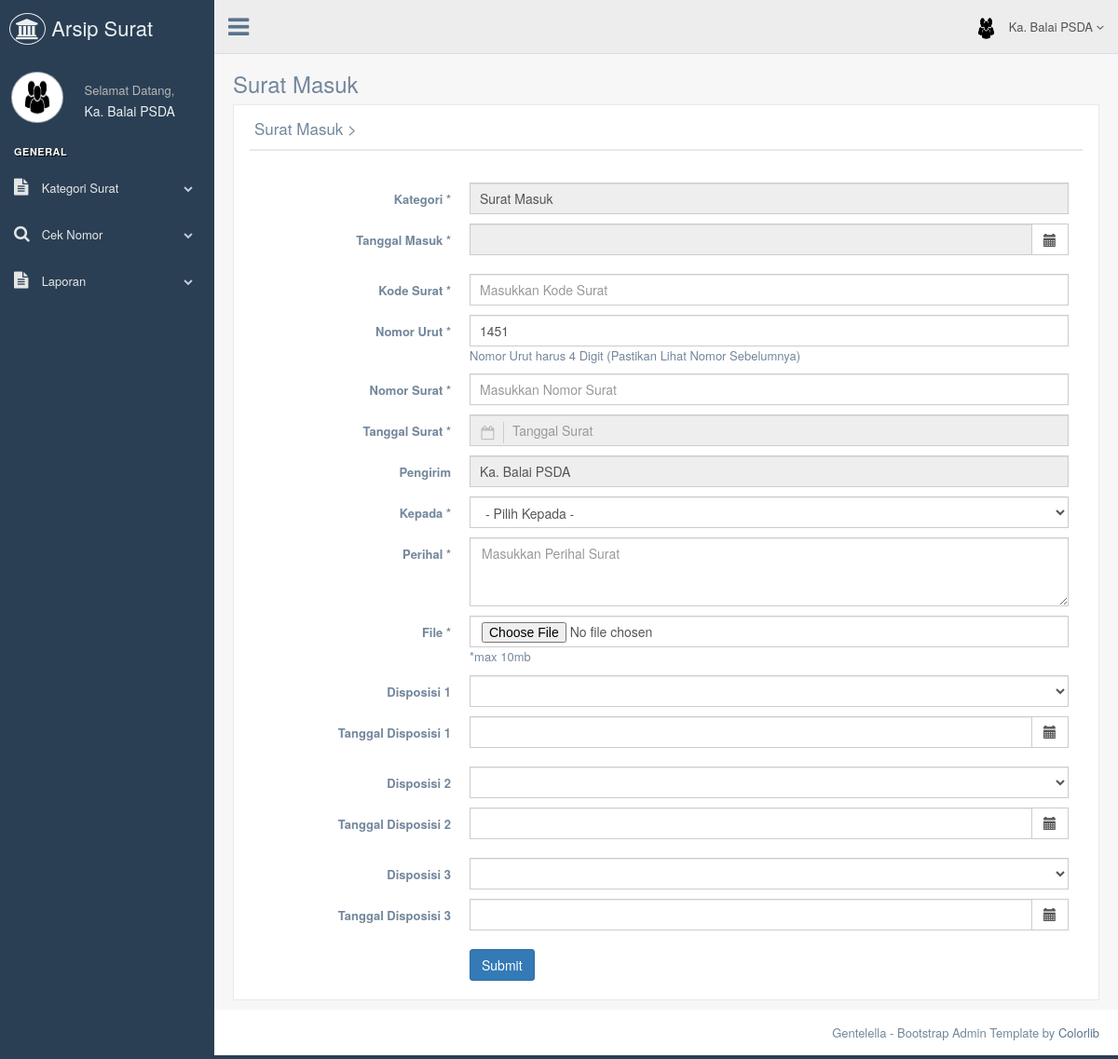
The app's page /bagian/inputsurat.php (signed in), older data.
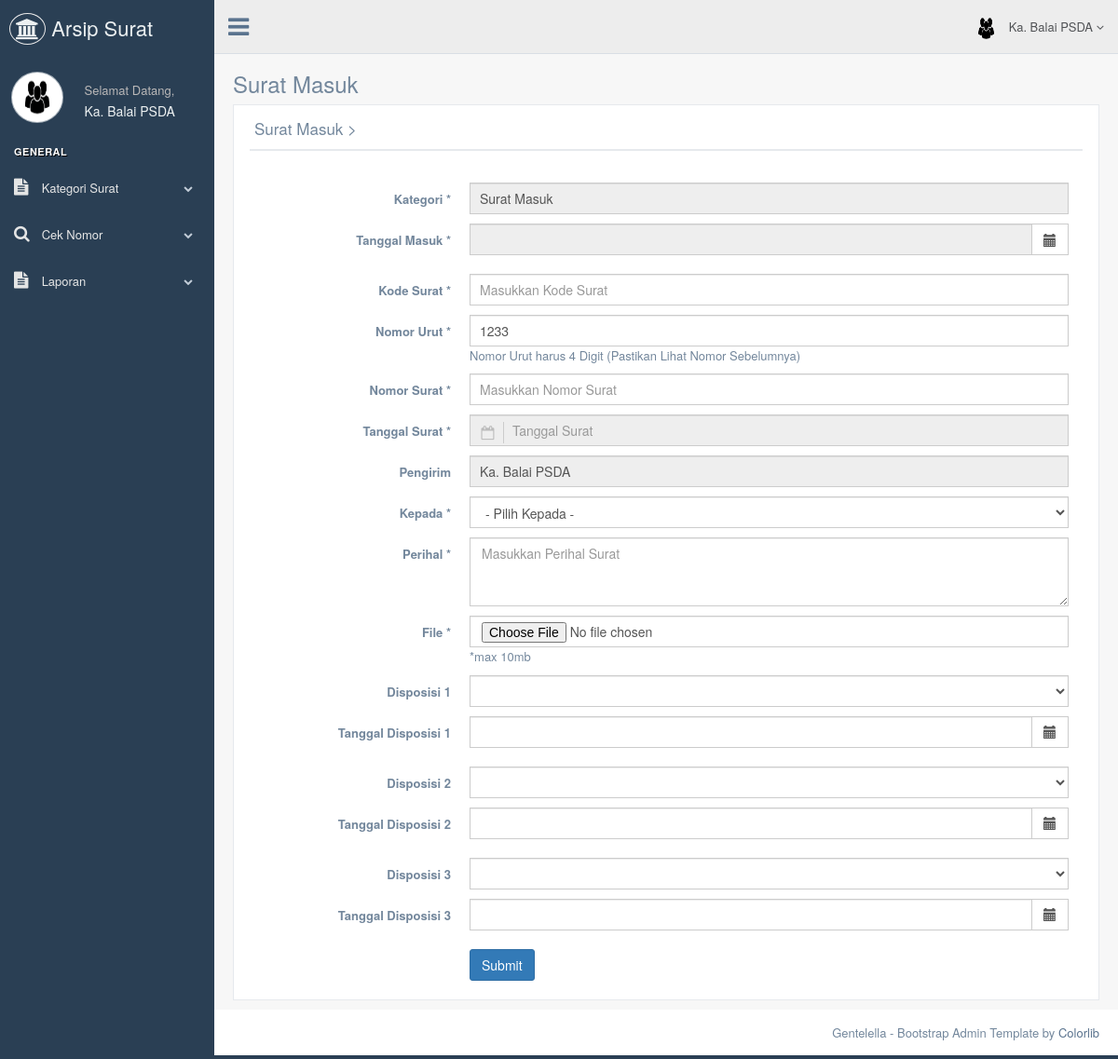
The same page, newer data.
### tables this page shows
CREATE TABLE `tb_bagian` (
  `id_bagian` int NOT NULL AUTO_INCREMENT,
  `nama_bagian` varchar(120) NOT NULL,
  `username_admin_bagian` varchar(50) NOT NULL,
  `password_bagian` varchar(50) NOT NULL,
  `nama_lengkap` varchar(50) NOT NULL,
  `tanggal_lahir_bagian` date NOT NULL,
  `alamat` text NOT NULL,
  `no_hp_bagian` varchar(12) NOT NULL,
  `gambar` varchar(255) NOT NULL,
  PRIMARY KEY (`id_bagian`),
  UNIQUE KEY `username_admin_bagian` (`username_admin_bagian`)
);

CREATE TABLE `tb_surat` (
  `id` int NOT NULL AUTO_INCREMENT,
  `kode_surat` varchar(100) DEFAULT NULL,
  `nomor_surat` varchar(100) DEFAULT NULL,
  `nomor_urut` varchar(100) DEFAULT NULL,
  `tanggal` datetime DEFAULT CURRENT_TIMESTAMP,
  `tanggal_surat` date DEFAULT NULL,
  `penerima` varchar(255) DEFAULT NULL,
  `pengirim` varchar(255) DEFAULT NULL,
  `perihal` text,
  `kategori` enum('Surat Masuk','Surat Keluar') DEFAULT NULL,
  `file_surat` varchar(255) DEFAULT NULL,
  `id_bagian_pengirim` int DEFAULT NULL,
  `id_bagian_penerima` int DEFAULT NULL,
  `created_at` timestamp NULL DEFAULT CURRENT_TIMESTAMP,
  `updated_at` timestamp NULL DEFAULT CURRENT_TIMESTAMP ON UPDATE CURRENT_TIMESTAMP,
  `disposisi_1` text,
  `tanggal_disposisi_1` datetime DEFAULT NULL,
  `disposisi_2` text,
  `tanggal_disposisi_2` datetime DEFAULT NULL,
  `disposisi_3` text,
  `tanggal_disposisi_3` datetime DEFAULT NULL,
  PRIMARY KEY (`id`),
  KEY `id_bagian_pengirim` (`id_bagian_pengirim`),
  KEY `id_bagian_penerima` (`id_bagian_penerima`),
  CONSTRAINT `tb_surat_ibfk_1` FOREIGN KEY (`id_bagian_pengirim`) REFERENCES `tb_bagian` (`id_bagian`) ON DELETE SET NULL,
  CONSTRAINT `tb_surat_ibfk_2` FOREIGN KEY (`id_bagian_penerima`) REFERENCES `tb_bagian` (`id_bagian`) ON DELETE SET NULL
);

### bagian/inputsurat.php (the view, shortened to what the rows shown need)
<!DOCTYPE html>
<html lang="en">
<head>
  <link href="../assets/vendors/bootstrap/dist/css/bootstrap.min.css" rel="stylesheet">
  <link href="../assets/vendors/font-awesome/css/font-awesome.min.css" rel="stylesheet">
  <link href="../assets/vendors/nprogress/nprogress.css" rel="stylesheet">
  <link href="../assets/vendors/iCheck/skins/flat/green.css" rel="stylesheet">
  <link href="../assets/vendors/google-code-prettify/bin/prettify.min.css" rel="stylesheet">
  <link href="../assets/vendors/select2/dist/css/select2.min.css" rel="stylesheet">
  <link href="../assets/vendors/switchery/dist/switchery.min.css" rel="stylesheet">
  <link href="../assets/vendors/bootstrap-daterangepicker/daterangepicker.css" rel="stylesheet">
  <link href="../assets/vendors/bootstrap-datetimepicker/build/css/bootstrap-datetimepicker.css" rel="stylesheet">
  <link href="../assets/vendors/starrr/dist/starrr.css" rel="stylesheet">
  <link href="../assets/vendors/bootstrap-daterangepicker/daterangepicker.css" rel="stylesheet">
  <link href="../assets/build/css/custom.min.css" rel="stylesheet">
</head>
<body class="nav-md">
  <div class="container body">
    <div class="main_container">
      <?php
      include("sidebarmenu.php");
      ?>
      <?php
      include("header.php");
      ?>
      <div class="right_col" role="main">
        <div class="">
          <div class="row">
            <div class="col-md-12 col-sm-12 col-xs-12">
              <div class="x_panel">
                <div class="x_title">
                  <h2>Surat Masuk ><small>Tambah Surat Masuk</small></h2>
                </div>
                <div class="x_content">
                  <br />
                  <form action="proses/proses_inputsurat.php" name="formsuratmasuk" method="post" enctype="multipart/form-data" id="demo-form2" data-parsley-validate class="form-horizontal form-label-left">
                    <?php
                    include '../koneksi/koneksi.php';
                    $sql2 = "SELECT nomor_urut FROM tb_surat ORDER BY id DESC LIMIT 1";
                    $query2 = mysqli_query($db, $sql2);
                    $data = mysqli_fetch_array($query2);
                    $jumlah = mysqli_num_rows($query2);
                    $nomor = $data['nomor_urut'];
                    if ($jumlah == 0) {
                      $nomorbaru = "0001";
                    } else {
                      $nomormax = substr($nomor, 0, 4);
                      $nomorbaru = intval($nomormax) + 1;
                    }
                    ?>
                    <div class="form-group">
                      <div class="col-md-9 col-sm-9 col-xs-12">
                        <input value="<?php echo "$nomorbaru"; ?>" type="text" onkeyup="validAngka(this)" id="nomor_urut" name="nomor_urut" required="required" maxlength="4" placeholder="Masukkan Nomor Urut Surat" class="form-control col-md-7 col-xs-12">
                        <br>Nomor Urut harus 4 Digit (Pastikan Lihat Nomor Sebelumnya)</br>
                      </div>
                    </div>
                  </form>
                </div>
              </div>
            </div>
          </div>
        </div>
      </div>
    </div>
  </div>
</body>
</html>

### bagian/sidebarmenu.php (shortened to what the rows shown need)
<?php
	 include '../koneksi/koneksi.php';
			$sql  		= "SELECT * FROM tb_bagian where id_bagian='".$_SESSION['id']."'";
			$query  	= mysqli_query($db, $sql);
			$data 		= mysqli_fetch_array($query);
?>
        <div class="col-md-3 left_col">
          <div class="left_col scroll-view">
            <div class="profile clearfix">
              <div class="profile_pic">
                <img src="images/<?php echo $data['gambar']; ?>"  height="55" width="55" alt="" class="img-circle profile_img">
              </div>
              <div class="profile_info">
                <h2><?php echo $_SESSION['nama'];?></h2>
              </div>
            </div>
            <br />
          </div>
        </div>

### bagian/header.php (shortened to what the rows shown need)
<?php
include '../koneksi/koneksi.php';
$sql  		= "SELECT * FROM tb_bagian where id_bagian='".$_SESSION['id']."'";
$query  	= mysqli_query($db, $sql);
$data 		= mysqli_fetch_array($query);
?>
        <div class="top_nav">
          <div class="nav_menu">
            <nav>
              <ul class="nav navbar-nav navbar-right">
                <li class="">
                  <a href="javascript:;" class="user-profile dropdown-toggle" data-toggle="dropdown" aria-expanded="false">
                    <img src="images/<?php echo $data['gambar']; ?>" alt=""><?php echo $_SESSION['nama'];?>
                    <span class=" fa fa-angle-down"></span>
                  </a>
                </li>
              </ul>
            </nav>
          </div>
        </div>

Row changes from the older to the newer data that the page shows:
removed tb_surat: nomor_urut "1451"
added tb_surat: nomor_urut "1233"
